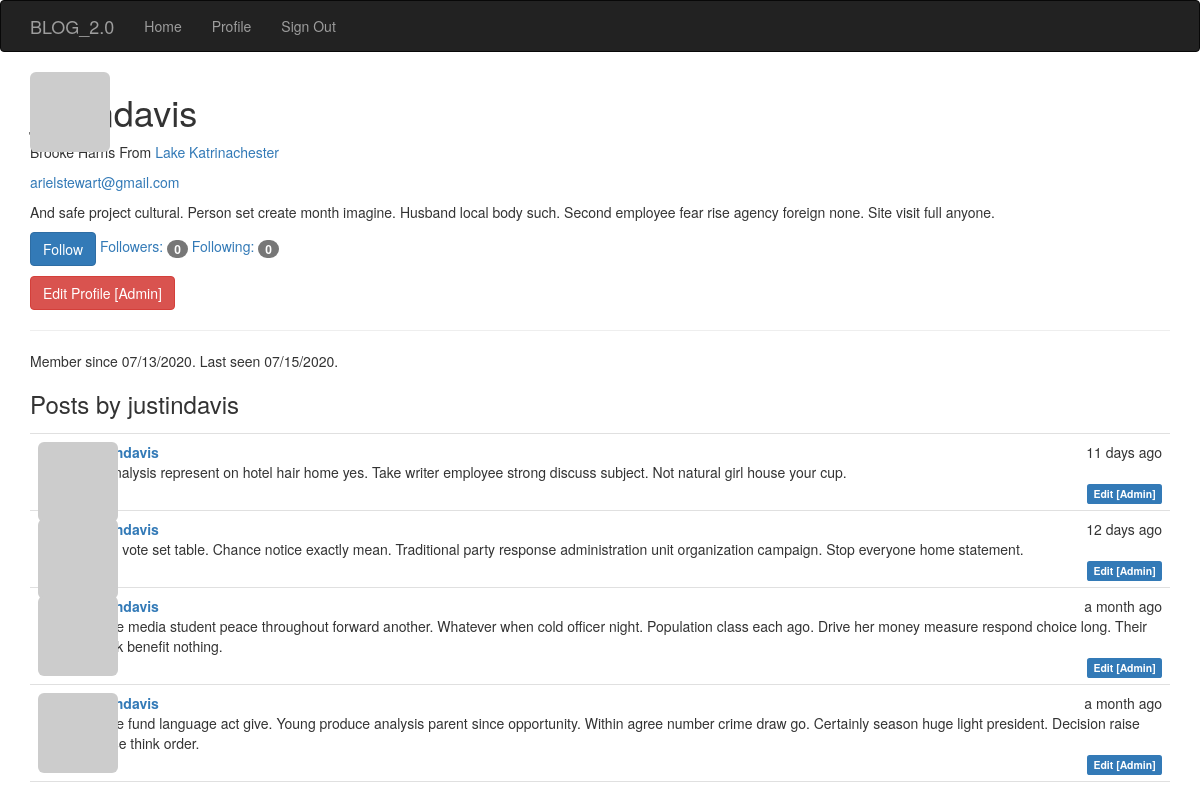
/user/justindavis (signed in), run on the app's committed database.
### app/models.py (models this page shows, shortened)
class User(UserMixin, db.Model):
    __tablename__ = 'users'
    id = db.Column(db.Integer, primary_key=True)
    email = db.Column(db.String(64), unique=True, index=True)
    username = db.Column(db.String(64), unique=True, index=True)
    name = db.Column(db.String(64))
    location = db.Column(db.String(64))
    about_me = db.Column(db.Text())
    member_since = db.Column(db.DateTime(), default=datetime.utcnow)
    last_seen = db.Column(db.DateTime(), default=datetime.utcnow)
    password_hash = db.Column(db.String(128))
    avatar_hash = db.Column(db.String(32))
    role_id = db.Column(db.Integer, db.ForeignKey('roles.id'))
    confirmed = db.Column(db.Boolean, default=False)
    posts = db.relationship('Post', backref='author', lazy='dynamic')
    followed = db.relationship('Follow', foreign_keys=[Follow.follower_id], backref=db.backref('follower', lazy='joined'), lazy='dynamic', cascade='all, delete-orphan')
    followers = db.relationship('Follow', foreign_keys=[Follow.followed_id], backref=db.backref('followed', lazy='joined'), lazy='dynamic', cascade='all, delete-orphan')
    def can(self, perm):
        return self.role is not None and self.role.has_permission(perm)
    def is_administrator(self):
        return self.can(Permission.ADMIN)
    def ping(self):
        self.last_seen = datetime.utcnow()
        db.session.add(self)
        db.session.commit()
    @property
    def password(self):
        '''
        Password property to prevent reading passwords directly
        '''
        raise AttributeError('Password is not a readable attribute')
    def gravatar(self, size=100, default='identicon', rating='g'):
        if request.is_secure:
            url = 'https://secure.gravatar.com/avatar'
        else:
            url = 'http://www.gravatar.com/avatar'
            hash = self.avatar_hash or self.gravatar_hash()
        return '{url}/{hash}?s={size}&d={default}&r={rating}'.format(
            url=url, hash=hash, size=size, default=default, rating=rating)
    def is_following(self, user):
        if user.id is None:
            return False
        return self.followed.filter_by(followed_id=user.id).first() is not None

class Post(db.Model):
    __tablename__='posts'
    id = db.Column(db.Integer, primary_key=True)
    body = db.Column(db.Text)
    timestamp = db.Column(db.DateTime, index=True, default=datetime.utcnow)
    author_id = db.Column(db.Integer, db.ForeignKey('users.id'))
    body_html = db.Column(db.Text)

### app/main/views.py (the view)
@main.route('/user/<username>')
def user(username):
    user = User.query.filter_by(username=username).first_or_404()
    posts = user.posts.order_by(Post.timestamp.desc()).all()
    return render_template('user.html', user=user, posts=posts)

### app/auth/views.py (called while the page is built)
@auth.before_app_request
def before_request():
    if current_user.is_authenticated:
        current_user.ping()
        if not current_user.confirmed \
                and request.endpoint \
                and request.blueprint != 'auth' \
                and request.endpoint != 'static':
            return redirect(url_for('auth.unconfirmed'))

### app/main/__init__.py (called while the page is built)
@main.app_context_processor
def inject_permission():
    return dict(Permission=Permission)

### app/models.py (called while the page is built)
@login_manager.user_loader
def load_user(user_id):
    return User.query.get(int(user_id))

    def has_permission(self, perm):
        return self.permissions & perm == perm

### app/templates/user.html (shortened to what this page needs)
{% extends 'base.html' %}
{% import "bootstrap/wtf.html" as wtf %}
{% block head %}
  {{ super() }}
{% endblock %}
{% block page_content %}
<img class="img-rounded profile-thumbnail" src="{{ user.gravatar(size=256) }}">
<div class='page_header'>
  <h1>{{ user.username }} </h1>
  {% if user.name or user.location %}
  <p>
    {% if user.location %}
      From <a href="http://maps.google.com/?q={{ user.location }}">
        {{ user.location }}
        </a>
      {% endif %}
  </p>
  {% endif %}
  {% if current_user.is_administrator() %}
  <p><a href="mailto: {{ user.email }}">{{ user.email }}</a></p>
  {% endif %}
  {% if user.about_me %}<p>{{ user.about_me }}</p> {% endif %}
  <p>
    {% if current_user.can(Permission.FOLLOW) and user != current_user %}
      {% if not current_user.is_following(user) %}
      <a href="{{ url_for('.follow', username=user.username) }}" class="btn btn-primary">Follow</a>
        {% else %}
      <a href="{{ url_for('.unfollow', username=user.username) }}" class="btn btn-default">Unfollow</a>
      {% endif %}
    {% endif %}
    <a href="{{ url_for('.followers', username=user.username) }}"> Followers: <span class="badge">{{ user.followers.count() }}</span></a>
    <a href="{{ url_for('.followed_by', username=user.username) }}">Following: <span class="badge">{{ user.followed.count() }}</span></a>
  </p>
  {% if current_user.is_administrator() %}
    <a class="btn btn-danger" href="{{ url_for('.edit_profile_admin', id=user.id) }}">Edit Profile [Admin]</a>
  {% endif %}
  <hr>
  <p>
    Member since {{ moment(user.member_since).format('L') }}.
    Last seen {{ moment(user.last_seen).format('L') }}.
  </p>
</div>
<h3>Posts by {{ user.username }}</h3>
{% include '_posts.html' %}
{% endblock %}

### app/templates/_posts.html
<ul class="posts">
  {% for post in posts %}
  <li class="post">
    <div class="profile-thumbnail">
      <a href="{{ url_for('.user', username=post.author.username) }}">
        <img class="img-rounded profile-thumbnail" src="{{ post.author.gravatar(size=40) }}">
      </a>
    </div>
    <div class="post-content">
      <div class="post-date">{{ moment(post.timestamp).fromNow() }}</div>
      <div class="post-author">
        <a href="{{ url_for('.user', username=post.author.username) }}">{{ post.author.username }}</a>
      </div>
      <div class="post-body">
        {% if post.body_html %}
          {{ post.body_html | safe }}
        {% else %}
          {{ post.body }}
        {% endif %}
      </div>
      <div class="post-footer">
        <a href="{{ url_for('.post', id=post.id) }}">
          <span class="label label default">Permalink</span>
        </a>
        {% if current_user == post.author %}
        <a href="{{ url_for('.edit', id=post.id) }}">
          <span class="label label-primary">Edit</span>
        </a>
        {% elif current_user.is_administrator() %}
        <a href="{{ url_for('.edit', id=post.id) }}">
          <span class="label label-primary">Edit [Admin]</span>
        </a>
        {% endif %}
      </div>
    </div>
  </li>
  {% endfor %}
</ul>

### app/static/styles.css (style rules this page uses)
.profile-thumbnail { position: absolute; }
ul.posts { list-style-type: none; padding: 0px; margin: 16px 0px 0px 0px; border-top: 1px solid #e0e0e0; }
ul.posts li.post { padding: 8px; border-bottom: 1px solid #e0e0e0; }
div.post-date { float: right; }
div.post-author { font-weight: bold; }
div.post-content { margin-left: 48px; min-height: 48px; }
div.post-footer { text-align: right; }

### data on the page
User: username "justindavis", location "Lake Katrinachester", email "arielstewart@gmail.com", about_me "And safe project cultural. Person set create month imagine. Husband local body such. Second employee fear rise agency foreign none. Site visit full anyone.", member_since "07/13/2020", last_seen "07/15/2020"
Post: timestamp "11 days ago", author.username "justindavis", body "As analysis represent on hotel hair home yes. Take writer employee strong discuss subject. Not natural girl house your cup."
Post: timestamp "12 days ago", author.username "justindavis", body "Race vote set table. Chance notice exactly mean. Traditional party response administration unit organization campaign. Stop everyone home statement."
Post: timestamp "a month ago", author.username "justindavis", body "Game media student peace throughout forward another. Whatever when cold officer night. Population class each ago. Drive her money measure respond choice long. Their speak benefit nothing."
Post: timestamp "a month ago", author.username "justindavis", body "Game fund language act give. Young produce analysis parent since opportunity. Within agree number crime draw go. Certainly season huge light president. Decision raise whose think order."

### other printed values
{{ user.followers.count() }} "0"
{{ user.followed.count() }} "0"
